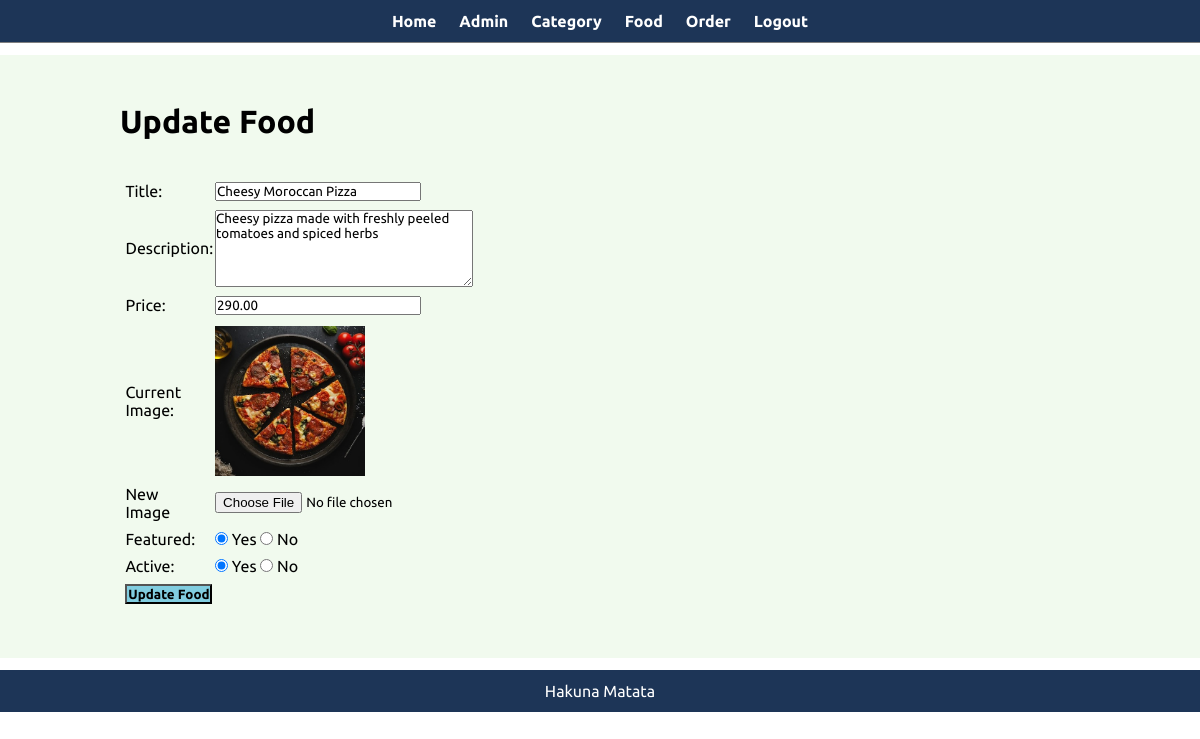
The app's page /admin/update-food.php?id=11 (signed in) with its own data.
### tables this page shows
CREATE TABLE `food` (
  `id` int(10) UNSIGNED NOT NULL,
  `title` varchar(150) NOT NULL,
  `description` text NOT NULL,
  `price` decimal(10,2) NOT NULL,
  `image_name` varchar(255) NOT NULL,
  `category_id` int(10) UNSIGNED NOT NULL,
  `featured` varchar(10) NOT NULL,
  `active` varchar(10) NOT NULL
);

### admin/update-food.php (the view, shortened to what this page needs)
<?php
include('partials/menu.php');
?>
<div class="main-content">
    <div class="wrapper">
        <h1>Update Food</h1>
        <br><br>
        <?php
        if(isset($_GET['id'])){
            $id=$_GET['id'];
            $sql="SELECT * FROM food WHERE id=$id";
            $res=mysqli_query($conn,$sql);
            $count=mysqli_num_rows($res);
            if($count==1){
                $row=mysqli_fetch_assoc($res);
                $title=$row['title'];
                $price=$row['price'];
                $current_image=$row['image_name'];
                $description=$row['description'];
                $featured=$row['featured'];
                $active=$row['active'];
            }
            else{
                $_SESSION['no-food-found']="<div class='error'>Food not Found</div>";
                header('location:'.SITEURL.'admin/manage-food.php');
            }
        }
        else{
            header('location:'.SITEURL.'admin/manage-food.php');
        }
        ?>
        <form action="" method="POST" enctype="multipart/form-data">
        <table class="tbl-30">
            <tr>
                <td>Title: </td>
                <td>
                    <input type="text" name="title" value="<?php echo $title;?>">
                </td>
            </tr>
            <tr>
            <td>Description: </td>
                <td>
                    <textarea name="description"  cols="30" rows="5" ><?php echo $description;?></textarea>
                </td>
            </tr>
            <tr>
           <td>Price: </td>
        <td>
            <input type="number" name="price" value="<?php echo $price;?>">
       </td>
        </tr>
        <tr>
            <tr>
                <td>Current Image:</td>
                <td>
                    <?php
                    if($current_image!=""){
                        ?>
                        <img src="<?php echo SITEURL;?>images/food/<?php echo $current_image; ?>"width="150px">
                        <?php
                    }
                    else{
                        echo "<div class='error'>Image not added</div>";
                    }
                    ?>
                </td>
            </tr>
            <tr>
                <td>New Image</td>
                <td>
                    <input type="file" name="image" >
                </td>
            </tr>
            <tr>
                <td>Featured:</td>
                <td>
                    <input <?php if($featured=="Yes"){echo "checked";}?> type="radio" name="featured" value="Yes"> Yes
                    <input <?php if($featured=="No"){echo "checked";}?> type="radio" name="featured" value="No"> No
                </td>
            </tr>
            <tr>
                <td>Active:</td>
                <td>
                <input <?php if($active=="Yes"){echo "checked";}?> type="radio" name="active" value="Yes"> Yes
                <input <?php if($active=="No"){echo "checked";}?> type="radio" name="active" value="No"> No
                </td>
            </tr>
            <tr>
                <td>
                    <input type="submit" name="submit" value="Update Food" class="btn-secondary">
                </td>
            </tr>
        </table>
        </form>
    </div>
</div>
<?php
include('partials/footer.php');
?>

### css/admin.css (style rules this page uses)
* { margin: 0; padding: 0; font-family: 'Ubuntu', sans-serif;; }
.wrapper { padding: 1%; width: 80%; margin: 0 auto; }
.tbl-30 { width: 30%; }
table tr td { padding: 1%; }
.btn-secondary { background-color:#81cde0; padding: 1%; color: black; text-decoration: none; font-weight: bold; }
.main-content { margin: 1% 0; background-color:#f1faee; padding: 3% 0; }

### records on screen
food: title "Cheesy Moroccan Pizza", description "Cheesy pizza made with freshly peeled tomatoes and spiced herbs", price "290.00", image_name (picture), featured "☑", active "☑"
